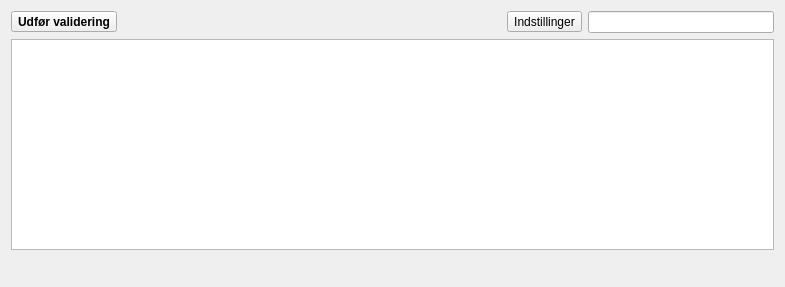
<?xml version="1.0" encoding="UTF-8"?>
<ui version="4.0">
 <class>LerPlusDockWidgetBase</class>
 <widget class="QWidget" name="LerPlusDockWidgetBase">
  <property name="geometry">
   <rect>
    <x>0</x>
    <y>0</y>
    <width>785</width>
    <height>287</height>
   </rect>
  </property>
  <property name="windowTitle">
   <string>LER2Validering</string>
  </property>
  <layout class="QGridLayout" name="gridLayout_2">
   <item row="0" column="0">
    <layout class="QGridLayout" name="gridLayout">
     <item row="1" column="0">
      <layout class="QVBoxLayout" name="verticalLayout">
       <item>
        <widget class="QTableWidget" name="resultTable"/>
       </item>
      </layout>
     </item>
     <item row="0" column="0">
      <layout class="QHBoxLayout" name="horizontalLayout">
       <item>
        <widget class="QToolButton" name="checkButton">
         <property name="font">
          <font>
           <weight>75</weight>
           <bold>true</bold>
          </font>
         </property>
         <property name="toolTip">
          <string>Udfør tjek af attributter ift. LER2</string>
         </property>
         <property name="text">
          <string>Udfør validering</string>
         </property>
         <property name="icon">
          <iconset>
           <normaloff>icon.png</normaloff>icon.png</iconset>
         </property>
         <property name="iconSize">
          <size>
           <width>24</width>
           <height>24</height>
          </size>
         </property>
         <property name="checkable">
          <bool>false</bool>
         </property>
         <property name="toolButtonStyle">
          <enum>Qt::ToolButtonTextBesideIcon</enum>
         </property>
        </widget>
       </item>
       <item>
        <spacer name="horizontalSpacer">
         <property name="orientation">
          <enum>Qt::Horizontal</enum>
         </property>
         <property name="sizeHint" stdset="0">
          <size>
           <width>40</width>
           <height>20</height>
          </size>
         </property>
        </spacer>
       </item>
       <item>
        <widget class="QLabel" name="updatelabel">
         <property name="text">
          <string/>
         </property>
        </widget>
       </item>
       <item>
        <spacer name="horizontalSpacer_4">
         <property name="orientation">
          <enum>Qt::Horizontal</enum>
         </property>
         <property name="sizeHint" stdset="0">
          <size>
           <width>40</width>
           <height>20</height>
          </size>
         </property>
        </spacer>
       </item>
       <item>
        <widget class="QToolButton" name="settingsButton">
         <property name="text">
          <string>Indstillinger</string>
         </property>
        </widget>
       </item>
       <item>
        <widget class="QgsFilterLineEdit" name="filterEdit">
         <property name="showSearchIcon">
          <bool>true</bool>
         </property>
         <property name="showSpinner">
          <bool>false</bool>
         </property>
         <property name="qgisRelation" stdset="0">
          <string notr="true"/>
         </property>
        </widget>
       </item>
      </layout>
     </item>
     <item row="2" column="0">
      <layout class="QHBoxLayout" name="horizontalLayout_2">
       <property name="leftMargin">
        <number>0</number>
       </property>
       <property name="topMargin">
        <number>0</number>
       </property>
       <item>
        <widget class="QLabel" name="apiStatus">
         <property name="font">
          <font>
           <weight>75</weight>
           <bold>true</bold>
          </font>
         </property>
         <property name="text">
          <string/>
         </property>
        </widget>
       </item>
       <item>
        <spacer name="horizontalSpacer_2">
         <property name="orientation">
          <enum>Qt::Horizontal</enum>
         </property>
         <property name="sizeHint" stdset="0">
          <size>
           <width>40</width>
           <height>20</height>
          </size>
         </property>
        </spacer>
       </item>
       <item>
        <widget class="QLabel" name="clientName">
         <property name="font">
          <font>
           <weight>75</weight>
           <bold>true</bold>
          </font>
         </property>
         <property name="text">
          <string/>
         </property>
        </widget>
       </item>
       <item>
        <spacer name="horizontalSpacer_3">
         <property name="orientation">
          <enum>Qt::Horizontal</enum>
         </property>
         <property name="sizeHint" stdset="0">
          <size>
           <width>40</width>
           <height>20</height>
          </size>
         </property>
        </spacer>
       </item>
       <item>
        <widget class="QLabel" name="registeredStatus">
         <property name="font">
          <font>
           <weight>75</weight>
           <bold>true</bold>
          </font>
         </property>
         <property name="text">
          <string/>
         </property>
        </widget>
       </item>
      </layout>
     </item>
    </layout>
   </item>
  </layout>
 </widget>
 <customwidgets>
  <customwidget>
   <class>QgsFilterLineEdit</class>
   <extends>QLineEdit</extends>
   <header>qgsfilterlineedit.h</header>
  </customwidget>
 </customwidgets>
 <resources/>
 <connections/>
</ui>
